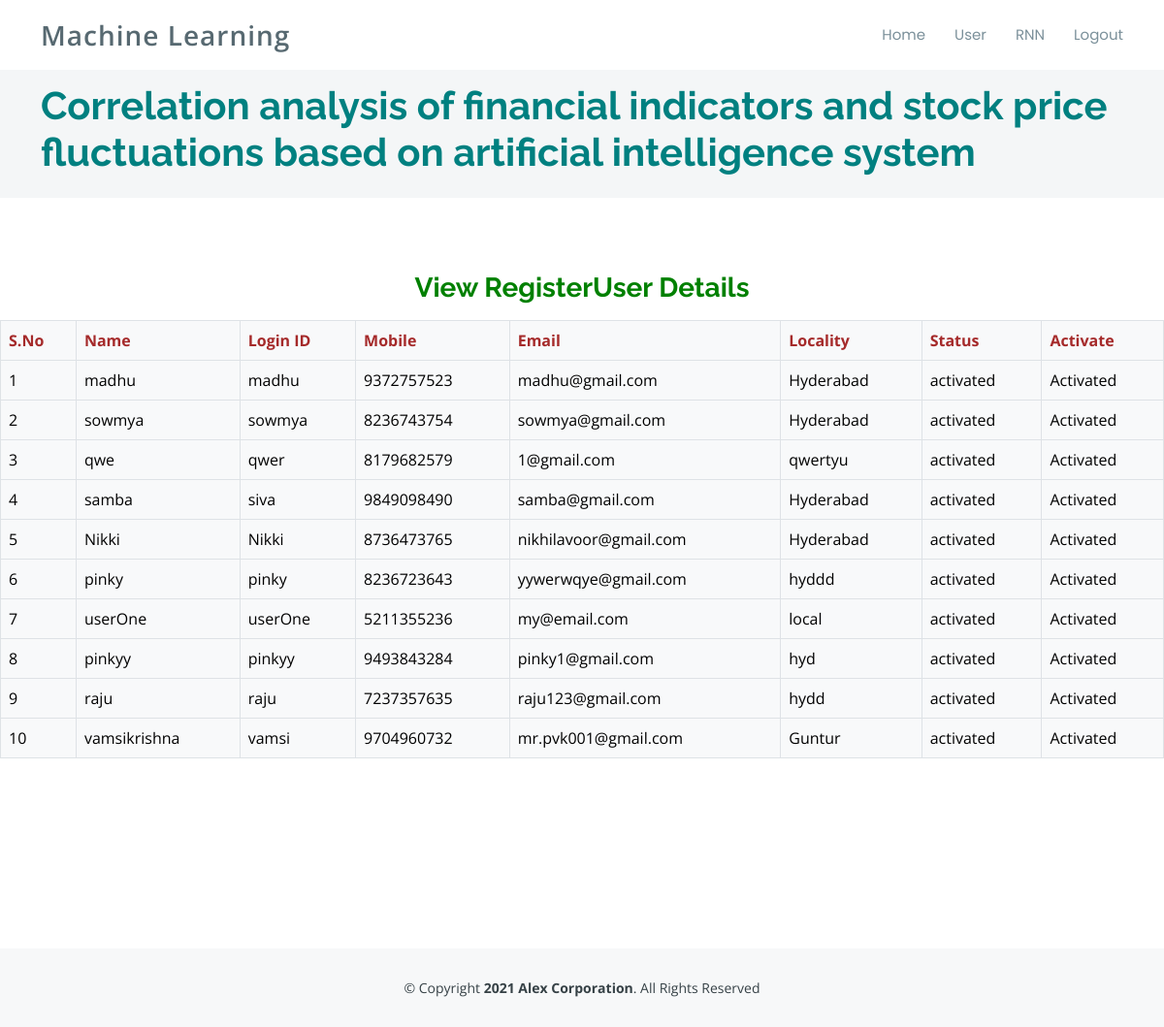
Page /RegisterUsersView/ on the committed database.
### users/models.py (models this page shows, shortened)
class UserRegistrationModel(models.Model):
    name = models.CharField(max_length=100)
    loginid = models.CharField(unique=True, max_length=100)
    password = models.CharField(max_length=100)
    mobile = models.CharField(unique=True, max_length=100)
    email = models.CharField(unique=True, max_length=100)
    locality = models.CharField(max_length=100)
    address = models.CharField(max_length=1000)
    city = models.CharField(max_length=100)
    state = models.CharField(max_length=100)
    status = models.CharField(max_length=100)
    class Meta:
        db_table = 'UserRegistrations'

### admins/views.py (the view)
# urls.py: path('RegisterUsersView/', admins.RegisterUsersView, name='RegisterUsersView'),
def RegisterUsersView(request):
    data = UserRegistrationModel.objects.all()
    return render(request,'admins/viewregisterusers.html',{'data':data})

### assets/templates/admins/viewregisterusers.html
{% extends 'admins/adminbase.html'%}
{%block contents%}
 <section id="intro">
    <div class="intro-text">
      <p><h3 align="center" style="color:green; font-weight:bold;">View RegisterUser Details</h3></p>
      <table class="table table-bordered bg-light text-dark">
    <thead>
      <tr style="color:brown;">
        <th>S.No</th>
        <th>Name</th>
        <th>Login ID</th>
        <th>Mobile</th>
        <th>Email</th>
        <th>Locality</th>
        <th>Status</th>
        <th>Activate</th>
      </tr>
    </thead>
    <tbody>
    {% for i in data %}
                                            <tr style="color: black">
                                                <td>{{forloop.counter}}</td>
                                                <td>{{i.name}}</td>
                                                <td>{{i.loginid}}</td>
                                                <td>{{i.mobile}}</td>
                                                <td>{{i.email}}</td>
                                                <td>{{i.locality}}</td>
                                                <td>{{i.status}}</td>
                                                {% if i.status == 'waiting' %}
                                                <td><a class="btn-link" href="/ActivaUsers/?uid={{ i.id }}"
                                                       style="color:DARKBLUE">Activate</a></td>
                                                {% else %}
                                                <td> Activated</td>
                                                {% endif %}
                                            </tr>
                                            {% endfor %}
    </tbody>
  </table>
    </div>
  </section>
{%endblock%}

### assets/templates/admins/adminbase.html (shortened to what this page needs)
{% load static %}
<!DOCTYPE html>
<html lang="en">
<head>
  <link href="{% static 'vendor/aos/aos.css' %}" rel="stylesheet">
  <link href="{% static 'vendor/bootstrap/css/bootstrap.min.css' %}" rel="stylesheet">
  <link href="{% static 'vendor/bootstrap-icons/bootstrap-icons.css' %]" rel="stylesheet">
  <link href="{% static 'vendor/boxicons/css/boxicons.min.css' %}" rel="stylesheet">
  <link href="{% static 'vendor/glightbox/css/glightbox.min.css' %}" rel="stylesheet">
  <link href="{% static 'vendor/swiper/swiper-bundle.min.css' %}" rel="stylesheet">
  <link href="{% static 'css/style.css' %}" rel="stylesheet">
</head>
<body>
  <header id="header" class="fixed-top d-flex align-items-center">
    <div class="container d-flex align-items-center">
      <div class="logo me-auto">
        <h1><a href="{% url 'index' %}">Machine Learning</a></h1>
      </div>
      <nav id="navbar" class="navbar order-last order-lg-0">
        <ul>
          <li><a class="nav-link scrollto " href="{% url 'AdminHome' %}">Home</a></li>
          <li><a class="nav-link scrollto" href="{% url 'RegisterUsersView' %}">User</a></li>
          <li><a class="nav-link scrollto" href="{% url 'AdminViewRNN' %}">RNN</a></li>
          <li><a class="nav-link scrollto" href="{% url 'index' %}">Logout</a></li>
        </ul>
      </nav>
    </div>
  </header>
  <main id="main">
    <section id="breadcrumbs" class="breadcrumbs">
      <div class="container">
        <h1 style="color:teal; font-weight:bold;">Correlation analysis of financial indicators and stock price fluctuations based on artificial intelligence system</h1>
      </div>
    </section>
       {%block contents%}
      {%endblock%}
    <section class="inner-page">
    </section>
  </main>
  <footer id="footer">
    <div class="container">
      <div class="copyright">
        &copy; Copyright <strong><span>2021 Alex Corporation</span></strong>. All Rights Reserved
      </div>
    </div>
  </footer>
</body>
</html>

### assets/static/css/style.css (style rules this page uses)
body { font-family: "Open Sans", sans-serif; color: #444444; }
a { color: #009cea; text-decoration: none; }
h1, h2, h3, h4, h5, h6 { font-family: "Raleway", sans-serif; }
#header { height: 72px; transition: all 0.5s; z-index: 997; transition: all 0.5s; background: #fff; }
#header .logo h1 { font-size: 28px; margin: 0; line-height: 0; font-weight: 600; letter-spacing: 1px; font-family: "Open Sans", sans-serif; }
#header .logo h1 a, #header .logo h1 a:hover { color: #576971; text-decoration: none; }
.navbar { padding: 0; }
.navbar ul { margin: 0; padding: 0; display: flex; list-style: none; align-items: center; }
.navbar li { position: relative; }
.navbar a, .navbar a:focus { display: flex; align-items: center; justify-content: space-between; padding: 10px 0 10px 30px; font-size: 15px; font-family: "Poppins", sans-serif; color: #7b909a; white-space: nowrap; transition: 0.3s; }
section { padding: 60px 0; overflow: hidden; }
.breadcrumbs { padding: 15px 0; background: #f4f6f7; min-height: 40px; margin-top: 70px; }
#footer { background: #f7f8f9; padding: 0 0 30px 0; color: #364146; font-size: 14px; }
#footer .copyright { text-align: center; padding-top: 30px; }

### rows in the picture
UserRegistrationModel: name "madhu", loginid "madhu", mobile "9372757523", email "madhu@gmail.com", locality "Hyderabad", status "activated", shows "Activated"
UserRegistrationModel: name "sowmya", loginid "sowmya", mobile "8236743754", email "sowmya@gmail.com", locality "Hyderabad", status "activated", shows "Activated"
UserRegistrationModel: name "qwe", loginid "qwer", mobile "8179682579", email "1@gmail.com", locality "qwertyu", status "activated", shows "Activated"
UserRegistrationModel: name "samba", loginid "siva", mobile "9849098490", email "samba@gmail.com", locality "Hyderabad", status "activated", shows "Activated"
UserRegistrationModel: name "Nikki", loginid "Nikki", mobile "8736473765", email "nikhilavoor@gmail.com", locality "Hyderabad", status "activated", shows "Activated"
UserRegistrationModel: name "pinky", loginid "pinky", mobile "8236723643", email "yywerwqye@gmail.com", locality "hyddd", status "activated", shows "Activated"
UserRegistrationModel: name "userOne", loginid "userOne", mobile "5211355236", email "my@email.com", locality "local", status "activated", shows "Activated"
UserRegistrationModel: name "pinkyy", loginid "pinkyy", mobile "9493843284", email "pinky1@gmail.com", locality "hyd", status "activated", shows "Activated"
UserRegistrationModel: name "raju", loginid "raju", mobile "7237357635", email "raju123@gmail.com", locality "hydd", status "activated", shows "Activated"
UserRegistrationModel: name "vamsikrishna", loginid "vamsi", mobile "9704960732", email "mr.pvk001@gmail.com", locality "Guntur", status "activated", shows "Activated"
